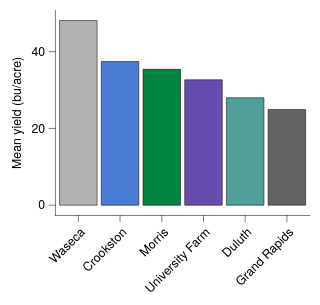

Source (Vega-Lite JSON):
### Vega-Lite specification from a JSON file in a GitHub repository (floating-point values rounded to 4 significant figures)
{"background": null, "config": {"arc": {"fill": "#DBDBDB", "fillOpacity": 1.0, "innerRadius": 25.0, "padAngle": 0.03, "stroke": "black", "strokeOpacity": 1, "strokeWidth": 0.25}, "area": {"fill": "#DBDBDB", "fillOpacity": 1.0, "stroke": "black", "strokeOpacity": 1, "strokeWidth": 0.25}, "axis": {"domain": true, "domainCap": "round", "domainColor": "black", "domainWidth": 0.25, "grid": false, "gridCap": "round", "gridColor": "#F1F1F1", "gridDash": [0, 0], "gridOpacity": 1.0, "gridWidth": 0.25, "labelColor": "black", "labelFont": "Helvetica Neue, HelveticaNeue, Helvetica, Arial, sans-serif", "labelFontSize": 6, "labelFontStyle": "normal", "labelFontWeight": 400, "offset": 0, "ticks": true, "tickCap": "round", "tickColor": "black", "tickRound": false, "tickSize": 3, "tickWidth": 0.25, "titleColor": "black", "titleFont": "Helvetica Neue, HelveticaNeue, Helvetica, Arial, sans-serif", "titleFontSize": 6, "titleFontStyle": "normal", "titleFontWeight": 400}, "axisX": {"domain": true, "labelAlign": "right", "labelAngle": 315, "labels": true, "ticks": true, "translate": 0}, "axisY": {"domain": true, "labelAlign": "right", "labelAngle": 0, "labels": true, "ticks": true, "translate": 0}, "axisRight": {"domain": true, "labelAlign": "left", "labelAngle": 0, "labels": true, "ticks": true, "translate": 0}, "axisTop": {"domain": true, "labelAlign": "left", "labelAngle": 45, "labels": true, "ticks": true, "translate": 0}, "axisBand": {"tickOffset": 0}, "bar": {"fill": "#DBDBDB", "fillOpacity": 1.0, "stroke": "black", "strokeOpacity": 1, "strokeWidth": 0.25}, "boxplot": {"size": 9.0, "ticks": {"cornerRadius": 0.25, "fill": "black", "opacity": 1, "size": 4.5, "thickness": 0.25}, "box": {"fillOpacity": 1.0, "stroke": "black", "strokeOpacity": 1, "strokeWidth": 0.25}, "median": {"cornerRadius": 0, "fill": "black", "fillOpacity": 1.0, "opacity": 1, "size": 9.0, "thickness": 0.25}, "rule": {"fill": "black", "fillOpacity": 1.0, "size": 10.0, "stroke": "black", "strokeDash": [0, 0], "strokeOpacity": 1, "strokeWidth": 0.25}, "outliers": {"color": "black", "fill": "black", "fillOpacity": 1.0, "size": 0, "stroke": "black", "strokeOpacity": 1, "strokeWidth": 0.25}}, "circle": {"fill": "black", "fillOpacity": 1.0, "size": 1.25, "stroke": null, "strokeOpacity": 1, "strokeWidth": 0.25}, "errorband": {"band": {"fillOpacity": 0.6, "stroke": null, "strokeWidth": 0.25, "strokeOpacity": 1}, "borders": {"opacity": 0, "strokeOpacity": 1, "strokeWidth": 0.25}}, "errorbar": {"opacity": 1, "rule": {"strokeDash": [0, 0], "strokeWidth": 0.25}, "ticks": {"color": "black", "cornerRadius": 0.125, "opacity": 1, "size": 6.0, "thickness": 0.25}, "thickness": 0.25}, "font": "Helvetica Neue, HelveticaNeue, Helvetica, Arial, sans-serif", "geoshape": {"fill": "#DBDBDB", "fillOpacity": 1.0, "stroke": "black", "strokeOpacity": 1, "strokeWidth": 0.25}, "header": {"labelColor": "black", "labelFont": "Helvetica Neue, HelveticaNeue, Helvetica, Arial, sans-serif", "labelFontSize": 6, "labelFontStyle": "normal", "labelFontWeight": 400, "titleColor": "black", "titleFont": "Helvetica Neue, HelveticaNeue, Helvetica, Arial, sans-serif", "titleFontSize": 6, "titleFontStyle": "normal", "titleFontWeight": 400, "titlePadding": 0}, "legend": {"disable": false, "offset": 4.5, "titlePadding": 4, "labelOffset": 2, "gradientLabelOffset": 2, "columnPadding": 4, "rowPadding": 2, "gradientLength": 50.0, "gradientThickness": 5.0, "gradientOpacity": 1.0, "gradientStrokeColor": "black", "gradientStrokeWidth": 0.25, "labelColor": "black", "labelFont": "Helvetica Neue, HelveticaNeue, Helvetica, Arial, sans-serif", "labelFontSize": 6, "labelFontStyle": "normal", "labelFontWeight": 400, "strokeColor": "black", "strokeWidth": 0, "symbolSize": 36, "symbolStrokeColor": "black", "symbolStrokeWidth": 0.25, "titleColor": "black", "titleFont": "Helvetica Neue, HelveticaNeue, Helvetica, Arial, sans-serif", "titleFontSize": 6, "titleFontStyle": "normal", "titleFontWeight": 400}, "line": {"color": "black", "stroke": "black", "strokeCap": "butt", "strokeDash": [0, 0], "strokeOpacity": 1, "strokeWidth": 0.5}, "point": {"filled": true, "fill": "#DBDBDB", "fillOpacity": 1.0, "size": 5.0, "stroke": "black", "strokeOpacity": 1, "strokeWidth": 0.25}, "range": {"category": ["#B2B2B2", "#4A7CD3", "#008542", "#664CAF", "#509F98", "#636363", "#284F93", "#005226", "#382864", "#285753"], "diverging": {"scheme": ["#443E60", "#5F597E", "#7C759B", "#9994B6", "#B7B4CC", "#D6D5DC", "#F6F6F6", "#D1DAD9", "#A4C2BF", "#7AA9A4", "#578E89", "#37736E", "#1B5954"]}, "heatmap": {"scheme": ["#440154", "#472270", "#433E82", "#38598C", "#2C728E", "#238A8D", "#24A086", "#39B578", "#5DC862", "#96D646", "#CAE02D", "#FDE724"]}, "ordinal": {"scheme": ["#F1F1F1", "#DBDBDB", "#C6C6C6", "#B2B2B2", "#9D9D9D", "#898989", "#767676", "#636363", "#515151", "#404040", "#2F2F2F", "#1F1F1F"]}, "ramp": {"scheme": ["#440154", "#472270", "#433E82", "#38598C", "#2C728E", "#238A8D", "#24A086", "#39B578", "#5DC862", "#96D646", "#CAE02D", "#FDE724"]}}, "rule": {"color": "black", "stroke": "black", "strokeCap": "round", "strokeDash": [2, 2], "strokeOpacity": 1, "strokeWidth": 0.25}, "scale": {"barBandPaddingInner": 0.1, "rectBandPaddingInner": 0, "tickBandPaddingInner": 0.1, "bandPaddingOuter": 0.1, "bandWithNestedOffsetPaddingInner": 0.2, "bandWithNestedOffsetPaddingOuter": 0.2, "offsetBandPaddingInner": 0, "offsetBandPaddingOuter": 0, "continuousPadding": 5.0, "round": false}, "rect": {"fill": "#DBDBDB", "fillOpacity": 1.0, "stroke": "black", "strokeOpacity": 1, "strokeWidth": 0.25}, "square": {"fill": "#DBDBDB", "fillOpacity": 1.0, "size": 10.0, "stroke": "black", "strokeOpacity": 1, "strokeWidth": 0.25}, "text": {"color": "black", "font": "Helvetica Neue, HelveticaNeue, Helvetica, Arial, sans-serif", "fontSize": 6, "fontStyle": "normal", "fontWeight": 400}, "tick": {"color": "black", "cornerRadius": 0.125, "opacity": 1.0, "size": 9.0, "thickness": 0.25}, "title": {"anchor": "middle", "frame": "group", "color": "black", "font": "Helvetica Neue, HelveticaNeue, Helvetica, Arial, sans-serif", "fontSize": 6, "fontStyle": "normal", "fontWeight": 400, "subtitleColor": "black", "subtitleFont": "Helvetica Neue, HelveticaNeue, Helvetica, Arial, sans-serif", "subtitleFontSize": 6, "subtitleFontStyle": "normal", "subtitleFontWeight": 400}, "trail": {"color": "black", "opacity": 1, "size": 0.5}, "view": {"continuousWidth": 124, "continuousHeight": 100, "discreteWidth": 124, "discreteHeight": 100, "fill": null, "stroke": null, "strokeWidth": 0.25}}, "data": {"name": "data-9cc0564cb5591205eeeca8d2429dd11b"}, "mark": {"type": "bar"}, "encoding": {"color": {"field": "site", "legend": null, "scale": {"domain": ["Waseca", "Crookston", "Morris", "University Farm", "Duluth", "Grand Rapids"]}, "sort": ["Waseca", "Crookston", "Morris", "University Farm", "Duluth", "Grand Rapids"], "type": "nominal"}, "x": {"field": "site", "sort": ["Waseca", "Crookston", "Morris", "University Farm", "Duluth", "Grand Rapids"], "title": null, "type": "nominal"}, "y": {"aggregate": "mean", "field": "yield", "title": "Mean yield (bu/acre)", "type": "quantitative", "scale": {"nice": false}}}, "$schema": "https://vega.github.io/schema/vega-lite/v6.4.1.json", "datasets": {"data-9cc0564cb5591205eeeca8d2429dd11b": [{"yield": 27.0, "variety": "Manchuria", "year": 1931, "site": "University Farm"}, {"yield": 48.87, "variety": "Manchuria", "year": 1931, "site": "Waseca"}, {"yield": 27.43, "variety": "Manchuria", "year": 1931, "site": "Morris"}, {"yield": 39.93, "variety": "Manchuria", "year": 1931, "site": "Crookston"}, {"yield": 32.97, "variety": "Manchuria", "year": 1931, "site": "Grand Rapids"}, {"yield": 28.97, "variety": "Manchuria", "year": 1931, "site": "Duluth"}, {"yield": 43.07, "variety": "Glabron", "year": 1931, "site": "University Farm"}, {"yield": 55.2, "variety": "Glabron", "year": 1931, "site": "Waseca"}, {"yield": 28.77, "variety": "Glabron", "year": 1931, "site": "Morris"}, {"yield": 38.13, "variety": "Glabron", "year": 1931, "site": "Crookston"}, {"yield": 29.13, "variety": "Glabron", "year": 1931, "site": "Grand Rapids"}, {"yield": 29.67, "variety": "Glabron", "year": 1931, "site": "Duluth"}, {"yield": 35.13, "variety": "Svansota", "year": 1931, "site": "University Farm"}, {"yield": 47.33, "variety": "Svansota", "year": 1931, "site": "Waseca"}, {"yield": 25.77, "variety": "Svansota", "year": 1931, "site": "Morris"}, {"yield": 40.47, "variety": "Svansota", "year": 1931, "site": "Crookston"}, {"yield": 29.67, "variety": "Svansota", "year": 1931, "site": "Grand Rapids"}, {"yield": 25.7, "variety": "Svansota", "year": 1931, "site": "Duluth"}, {"yield": 39.9, "variety": "Velvet", "year": 1931, "site": "University Farm"}, {"yield": 50.23, "variety": "Velvet", "year": 1931, "site": "Waseca"}, {"yield": 26.13, "variety": "Velvet", "year": 1931, "site": "Morris"}, {"yield": 41.33, "variety": "Velvet", "year": 1931, "site": "Crookston"}, {"yield": 23.03, "variety": "Velvet", "year": 1931, "site": "Grand Rapids"}, {"yield": 26.3, "variety": "Velvet", "year": 1931, "site": "Duluth"}, {"yield": 36.57, "variety": "Trebi", "year": 1931, "site": "University Farm"}, {"yield": 63.83, "variety": "Trebi", "year": 1931, "site": "Waseca"}, {"yield": 43.77, "variety": "Trebi", "year": 1931, "site": "Morris"}, {"yield": 46.93, "variety": "Trebi", "year": 1931, "site": "Crookston"}, {"yield": 29.77, "variety": "Trebi", "year": 1931, "site": "Grand Rapids"}, {"yield": 33.93, "variety": "Trebi", "year": 1931, "site": "Duluth"}, {"yield": 43.27, "variety": "No. 457", "year": 1931, "site": "University Farm"}, {"yield": 58.1, "variety": "No. 457", "year": 1931, "site": "Waseca"}, {"yield": 28.7, "variety": "No. 457", "year": 1931, "site": "Morris"}, {"yield": 45.67, "variety": "No. 457", "year": 1931, "site": "Crookston"}, {"yield": 32.17, "variety": "No. 457", "year": 1931, "site": "Grand Rapids"}, {"yield": 33.6, "variety": "No. 457", "year": 1931, "site": "Duluth"}, {"yield": 36.6, "variety": "No. 462", "year": 1931, "site": "University Farm"}, {"yield": 65.77, "variety": "No. 462", "year": 1931, "site": "Waseca"}, {"yield": 30.37, "variety": "No. 462", "year": 1931, "site": "Morris"}, {"yield": 48.57, "variety": "No. 462", "year": 1931, "site": "Crookston"}, {"yield": 24.93, "variety": "No. 462", "year": 1931, "site": "Grand Rapids"}, {"yield": 28.1, "variety": "No. 462", "year": 1931, "site": "Duluth"}, {"yield": 32.77, "variety": "Peatland", "year": 1931, "site": "University Farm"}, {"yield": 48.57, "variety": "Peatland", "year": 1931, "site": "Waseca"}, {"yield": 29.87, "variety": "Peatland", "year": 1931, "site": "Morris"}, {"yield": 41.6, "variety": "Peatland", "year": 1931, "site": "Crookston"}, {"yield": 34.7, "variety": "Peatland", "year": 1931, "site": "Grand Rapids"}, {"yield": 32.0, "variety": "Peatland", "year": 1931, "site": "Duluth"}, {"yield": 24.67, "variety": "No. 475", "year": 1931, "site": "University Farm"}, {"yield": 46.77, "variety": "No. 475", "year": 1931, "site": "Waseca"}, {"yield": 22.6, "variety": "No. 475", "year": 1931, "site": "Morris"}, {"yield": 44.1, "variety": "No. 475", "year": 1931, "site": "Crookston"}, {"yield": 19.7, "variety": "No. 475", "year": 1931, "site": "Grand Rapids"}, {"yield": 33.07, "variety": "No. 475", "year": 1931, "site": "Duluth"}, {"yield": 39.3, "variety": "Wisconsin No. 38", "year": 1931, "site": "University Farm"}, {"yield": 58.8, "variety": "Wisconsin No. 38", "year": 1931, "site": "Waseca"}, {"yield": 29.47, "variety": "Wisconsin No. 38", "year": 1931, "site": "Morris"}, {"yield": 49.87, "variety": "Wisconsin No. 38", "year": 1931, "site": "Crookston"}, {"yield": 34.47, "variety": "Wisconsin No. 38", "year": 1931, "site": "Grand Rapids"}, {"yield": 31.6, "variety": "Wisconsin No. 38", "year": 1931, "site": "Duluth"}, {"yield": 26.9, "variety": "Manchuria", "year": 1932, "site": "University Farm"}, {"yield": 33.47, "variety": "Manchuria", "year": 1932, "site": "Waseca"}, {"yield": 34.37, "variety": "Manchuria", "year": 1932, "site": "Morris"}, {"yield": 32.97, "variety": "Manchuria", "year": 1932, "site": "Crookston"}, {"yield": 22.13, "variety": "Manchuria", "year": 1932, "site": "Grand Rapids"}, {"yield": 22.57, "variety": "Manchuria", "year": 1932, "site": "Duluth"}, {"yield": 36.8, "variety": "Glabron", "year": 1932, "site": "University Farm"}, {"yield": 37.73, "variety": "Glabron", "year": 1932, "site": "Waseca"}, {"yield": 35.13, "variety": "Glabron", "year": 1932, "site": "Morris"}, {"yield": 26.17, "variety": "Glabron", "year": 1932, "site": "Crookston"}, {"yield": 14.43, "variety": "Glabron", "year": 1932, "site": "Grand Rapids"}, {"yield": 25.87, "variety": "Glabron", "year": 1932, "site": "Duluth"}, {"yield": 27.43, "variety": "Svansota", "year": 1932, "site": "University Farm"}, {"yield": 38.5, "variety": "Svansota", "year": 1932, "site": "Waseca"}, {"yield": 35.03, "variety": "Svansota", "year": 1932, "site": "Morris"}, {"yield": 20.63, "variety": "Svansota", "year": 1932, "site": "Crookston"}, {"yield": 16.63, "variety": "Svansota", "year": 1932, "site": "Grand Rapids"}, {"yield": 22.23, "variety": "Svansota", "year": 1932, "site": "Duluth"}, {"yield": 26.8, "variety": "Velvet", "year": 1932, "site": "University Farm"}, {"yield": 37.4, "variety": "Velvet", "year": 1932, "site": "Waseca"}, {"yield": 38.83, "variety": "Velvet", "year": 1932, "site": "Morris"}, {"yield": 32.07, "variety": "Velvet", "year": 1932, "site": "Crookston"}, {"yield": 32.23, "variety": "Velvet", "year": 1932, "site": "Grand Rapids"}, {"yield": 22.47, "variety": "Velvet", "year": 1932, "site": "Duluth"}, {"yield": 29.07, "variety": "Trebi", "year": 1932, "site": "University Farm"}, {"yield": 49.23, "variety": "Trebi", "year": 1932, "site": "Waseca"}, {"yield": 46.63, "variety": "Trebi", "year": 1932, "site": "Morris"}, {"yield": 41.83, "variety": "Trebi", "year": 1932, "site": "Crookston"}, {"yield": 20.63, "variety": "Trebi", "year": 1932, "site": "Grand Rapids"}, {"yield": 30.6, "variety": "Trebi", "year": 1932, "site": "Duluth"}, {"yield": 26.43, "variety": "No. 457", "year": 1932, "site": "University Farm"}, {"yield": 42.2, "variety": "No. 457", "year": 1932, "site": "Waseca"}, {"yield": 43.53, "variety": "No. 457", "year": 1932, "site": "Morris"}, {"yield": 34.33, "variety": "No. 457", "year": 1932, "site": "Crookston"}, {"yield": 19.47, "variety": "No. 457", "year": 1932, "site": "Grand Rapids"}, {"yield": 22.7, "variety": "No. 457", "year": 1932, "site": "Duluth"}, {"yield": 25.57, "variety": "No. 462", "year": 1932, "site": "University Farm"}, {"yield": 44.7, "variety": "No. 462", "year": 1932, "site": "Waseca"}, {"yield": 47.0, "variety": "No. 462", "year": 1932, "site": "Morris"}, {"yield": 30.53, "variety": "No. 462", "year": 1932, "site": "Crookston"}, {"yield": 19.9, "variety": "No. 462", "year": 1932, "site": "Grand Rapids"}, {"yield": 22.5, "variety": "No. 462", "year": 1932, "site": "Duluth"}, {"yield": 28.07, "variety": "Peatland", "year": 1932, "site": "University Farm"}, {"yield": 36.03, "variety": "Peatland", "year": 1932, "site": "Waseca"}, {"yield": 43.2, "variety": "Peatland", "year": 1932, "site": "Morris"}, {"yield": 25.23, "variety": "Peatland", "year": 1932, "site": "Crookston"}, {"yield": 26.77, "variety": "Peatland", "year": 1932, "site": "Grand Rapids"}, {"yield": 31.37, "variety": "Peatland", "year": 1932, "site": "Duluth"}, {"yield": 30.0, "variety": "No. 475", "year": 1932, "site": "University Farm"}, {"yield": 41.27, "variety": "No. 475", "year": 1932, "site": "Waseca"}, {"yield": 44.23, "variety": "No. 475", "year": 1932, "site": "Morris"}, {"yield": 32.13, "variety": "No. 475", "year": 1932, "site": "Crookston"}, {"yield": 15.23, "variety": "No. 475", "year": 1932, "site": "Grand Rapids"}, {"yield": 27.37, "variety": "No. 475", "year": 1932, "site": "Duluth"}, {"yield": 38.0, "variety": "Wisconsin No. 38", "year": 1932, "site": "University Farm"}, {"yield": 58.17, "variety": "Wisconsin No. 38", "year": 1932, "site": "Waseca"}, {"yield": 47.17, "variety": "Wisconsin No. 38", "year": 1932, "site": "Morris"}, {"yield": 35.9, "variety": "Wisconsin No. 38", "year": 1932, "site": "Crookston"}, {"yield": 20.67, "variety": "Wisconsin No. 38", "year": 1932, "site": "Grand Rapids"}, {"yield": 29.33, "variety": "Wisconsin No. 38", "year": 1932, "site": "Duluth"}]}}
